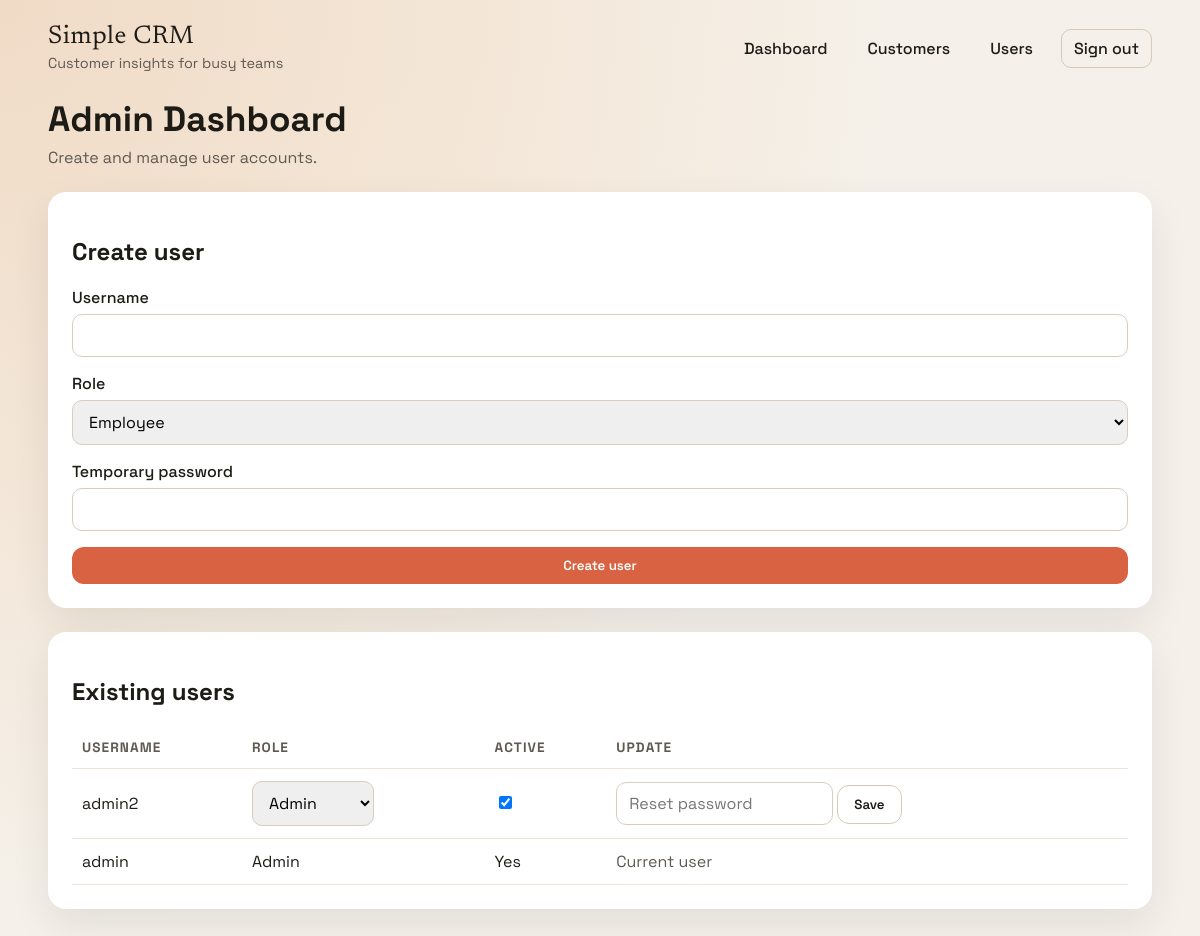
Before: /admin/users (signed in) with the older database file.
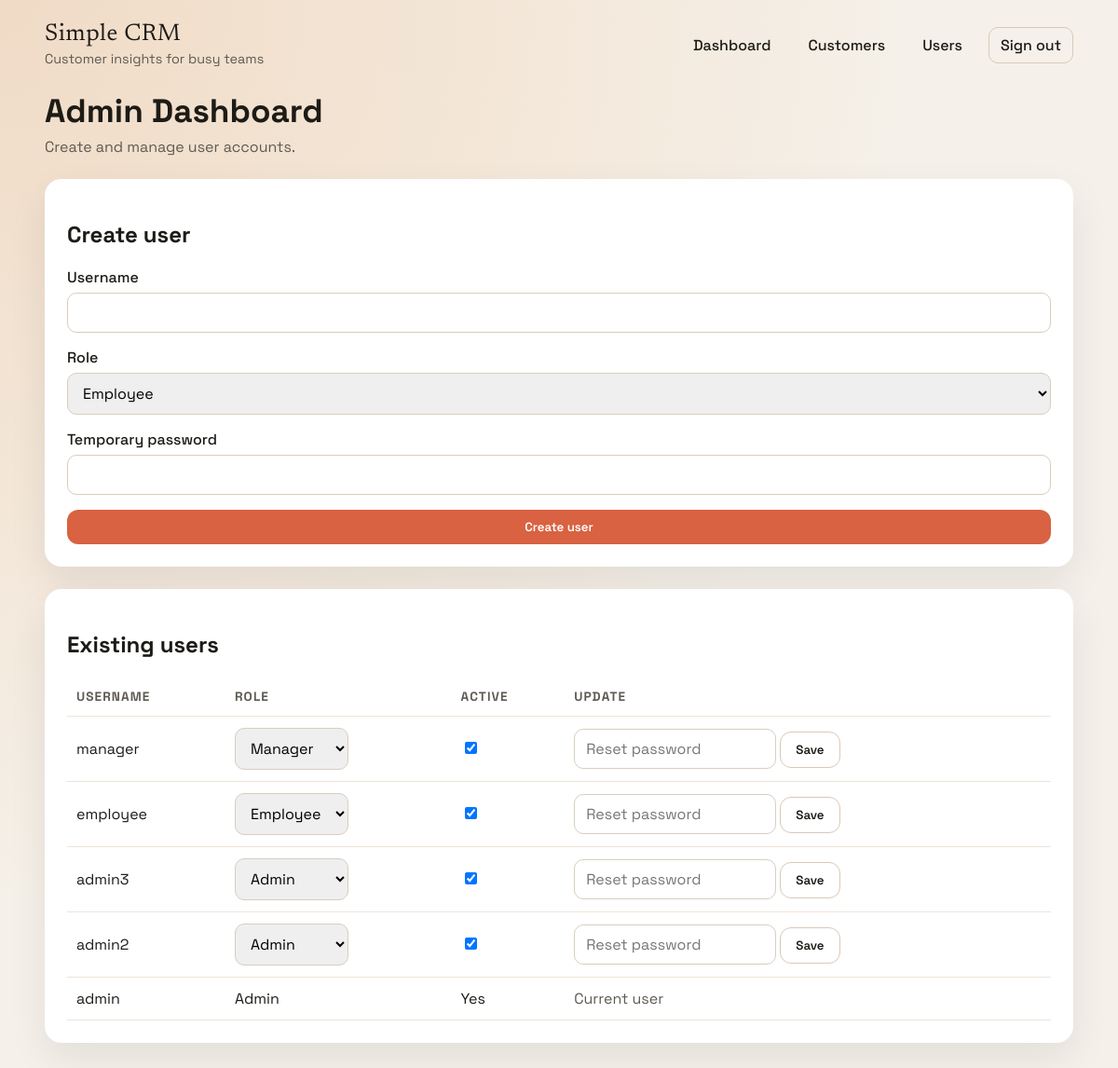
After: the same page with the newer database file.
### app/models.py (models this page shows, shortened)
class User(UserMixin, db.Model):
    id = db.Column(db.Integer, primary_key=True)
    username = db.Column(db.String(80), unique=True, nullable=False)
    password_hash = db.Column(db.String(255), nullable=False)
    role = db.Column(db.String(20), nullable=False)
    active = db.Column(db.Boolean, default=True)
    created_at = db.Column(db.DateTime, default=datetime.utcnow)
    customers = db.relationship("Customer", back_populates="created_by")
    interactions = db.relationship("Interaction", back_populates="user")

### app/routes.py (the view)
@web_bp.route("/admin/users")
@login_required
@role_required(ROLE_ADMIN)
def admin_users():
    users = User.query.order_by(User.created_at.desc()).all()
    return render_template("admin_users.html", users=users, roles=ROLE_OPTIONS)

### app/__init__.py (called while the page is built)
@login_manager.user_loader
def load_user(user_id):
    from .models import User
    return User.query.get(int(user_id))

### app/utils.py (called while the page is built)
def role_required(*roles):
    def decorator(func):
        @wraps(func)
        def wrapper(*args, **kwargs):
            if not current_user.is_authenticated:
                return login_manager.unauthorized()
            if not current_user.active:
                abort(403)
            if current_user.role not in roles:
                abort(403)
            return func(*args, **kwargs)
        return wrapper
    return decorator

### app/templates/admin_users.html
{% extends 'base.html' %}
{% block content %}
<section class="page-header">
  <div>
    <h1>Admin Dashboard</h1>
    <p class="muted">Create and manage user accounts.</p>
  </div>
</section>
<section class="panel">
  <h2>Create user</h2>
  <form class="form-grid" method="post" action="{{ url_for('api.admin_user_new') }}">
    <label>
      <span>Username</span>
      <input type="text" name="username" required>
    </label>
    <label>
      <span>Role</span>
      <select name="role" required>
        {% for role in roles %}
          <option value="{{ role }}">{{ role.title() }}</option>
        {% endfor %}
      </select>
    </label>
    <label>
      <span>Temporary password</span>
      <input type="password" name="password" required>
    </label>
    <button class="primary" type="submit">Create user</button>
  </form>
</section>
<section class="panel">
  <h2>Existing users</h2>
  <div class="table-wrap">
    <table class="table">
      <thead>
        <tr>
          <th scope="col">Username</th>
          <th scope="col">Role</th>
          <th scope="col">Active</th>
          <th scope="col">Update</th>
        </tr>
      </thead>
      <tbody>
        {% for user in users %}
          <tr>
            <td>{{ user.username }}</td>
            {% if user.id == current_user.id %}
              <td>{{ user.role.title() }}</td>
              <td>{{ "Yes" if user.active else "No" }}</td>
              <td class="muted">Current user</td>
            {% else %}
              {% set form_id = "user-form-" ~ user.id %}
              <td>
                  <select name="role" aria-label="Role for {{ user.username }}" form="{{ form_id }}">
                    {% for role in roles %}
                      <option value="{{ role }}" {% if role == user.role %}selected{% endif %}>{{ role.title() }}</option>
                    {% endfor %}
                  </select>
              </td>
              <td>
                  <input type="checkbox" name="active" {% if user.active %}checked{% endif %} aria-label="Active status for {{ user.username }}" form="{{ form_id }}">
              </td>
              <td>
                  <form id="{{ form_id }}" method="post" action="{{ url_for('api.admin_user_edit', user_id=user.id) }}" class="inline-form">
                    <input type="password" name="password" placeholder="Reset password" aria-label="Reset password for {{ user.username }}">
                    <button class="ghost" type="submit">Save</button>
                  </form>
              </td>
            {% endif %}
          </tr>
        {% endfor %}
      </tbody>
    </table>
  </div>
</section>
{% endblock %}

### app/templates/base.html (shortened to what this page needs)
<!doctype html>
<html lang="en">
<head>
  <link rel="stylesheet" href="{{ url_for('static', filename='app.css') }}">
</head>
<body>
  <header class="site-header">
    <div class="brand">
      <span class="logo">Simple CRM</span>
      <span class="tag">Customer insights for busy teams</span>
    </div>
    {% if current_user.is_authenticated %}
      <nav class="nav" aria-label="Primary">
        <a href="{{ url_for('web.index') }}">Dashboard</a>
        <a href="{{ url_for('web.customers') }}">Customers</a>
        {% if current_user.role == 'admin' %}
          <a href="{{ url_for('web.admin_users') }}">Users</a>
        {% endif %}
        <a href="{{ url_for('web.logout') }}" class="ghost">Sign out</a>
      </nav>
    {% endif %}
  </header>
  <main id="main" class="main">
    {% block content %}{% endblock %}
  </main>
</body>
</html>

### app/static/app.css (style rules this page uses)
:root { --bg: #f5f1ea; --surface: #ffffff; --ink: #1d1b16; --muted: #5e5a52; --accent: #d86241; --accent-dark: #b0472a; --accent-soft: #f7d4c4; --shadow: 0 16px 40px rgba(0, 0, 0, 0.08); --radius: 18px; }
* { box-sizing: border-box; }
body { margin: 0; font-family: "Space Grotesk", "Trebuchet MS", sans-serif; color: var(--ink); background: radial-gradient(circle at top left, #f0dbc6, transparent 60%), radial-gradient(circle at 20% 20%, #f8f1e6, transparent 45%), var(--bg); min-height: 100vh; }
.site-header { display: flex; align-items: center; justify-content: space-between; padding: 24px clamp(16px, 4vw, 56px); gap: 24px; }
.brand { display: flex; flex-direction: column; gap: 4px; }
.logo { font-family: "Newsreader", "Georgia", serif; font-size: 1.6rem; letter-spacing: 0.5px; }
.tag { color: var(--muted); font-size: 0.9rem; }
.nav { display: flex; align-items: center; gap: 16px; }
.nav a { color: var(--ink); text-decoration: none; font-weight: 500; padding: 8px 12px; border-radius: 10px; background: transparent; }
.nav .ghost { border: 1px solid #d7c9b9; }
.main { padding: 0 clamp(16px, 4vw, 56px) 48px; }
.page-header { display: flex; align-items: center; justify-content: space-between; flex-wrap: wrap; gap: 16px; margin-bottom: 24px; }
.page-header h1 { margin: 0 0 6px; font-size: clamp(1.6rem, 3vw, 2.2rem); }
.muted { color: var(--muted); margin: 0; }
.form-grid { display: grid; gap: 16px; margin-top: 16px; }
.form-grid label, .filter-bar label { display: grid; gap: 6px; font-weight: 500; }
input, select, textarea { padding: 10px 12px; border-radius: 10px; border: 1px solid #d8cdbf; font-family: inherit; font-size: 1rem; }
button, .primary, .ghost, .danger { font-family: inherit; border: none; cursor: pointer; padding: 10px 16px; border-radius: 12px; text-decoration: none; font-weight: 600; }
.primary { background: var(--accent); color: #fff; }
.ghost { background: transparent; color: var(--ink); border: 1px solid #d7c9b9; }
.panel { background: var(--surface); padding: 24px; border-radius: var(--radius); margin-bottom: 24px; box-shadow: var(--shadow); }
.table-wrap { overflow-x: auto; }
.table { width: 100%; border-collapse: collapse; }
.table th, .table td { text-align: left; padding: 12px 10px; border-bottom: 1px solid #eee3d8; }
.table th { font-size: 0.85rem; text-transform: uppercase; letter-spacing: 0.08em; color: var(--muted); }

Changed rows visible on the page:
added User: username "manager", role "Manager", active "☑"
added User: username "employee", role "Employee", active "☑"
added User: username "admin3", role "Admin", active "☑"
